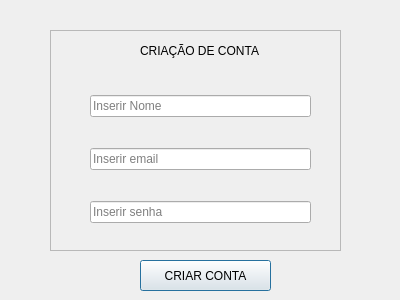
<?xml version="1.0" encoding="UTF-8"?>
<ui version="4.0">
 <class>createaccountwindow</class>
 <widget class="QDialog" name="createaccountwindow">
  <property name="geometry">
   <rect>
    <x>0</x>
    <y>0</y>
    <width>400</width>
    <height>300</height>
   </rect>
  </property>
  <property name="windowTitle">
   <string>Dialog</string>
  </property>
  <property name="styleSheet">
   <string notr="true"/>
  </property>
  <widget class="QFrame" name="frame">
   <property name="geometry">
    <rect>
     <x>50</x>
     <y>30</y>
     <width>291</width>
     <height>221</height>
    </rect>
   </property>
   <property name="styleSheet">
    <string notr="true"/>
   </property>
   <property name="frameShape">
    <enum>QFrame::Shape::StyledPanel</enum>
   </property>
   <property name="frameShadow">
    <enum>QFrame::Shadow::Raised</enum>
   </property>
   <widget class="QLabel" name="label">
    <property name="geometry">
     <rect>
      <x>90</x>
      <y>10</y>
      <width>141</width>
      <height>21</height>
     </rect>
    </property>
    <property name="styleSheet">
     <string notr="true"/>
    </property>
    <property name="text">
     <string>CRIAÇÃO DE CONTA</string>
    </property>
   </widget>
   <widget class="QWidget" name="layoutWidget">
    <property name="geometry">
     <rect>
      <x>40</x>
      <y>40</y>
      <width>221</width>
      <height>181</height>
     </rect>
    </property>
    <layout class="QVBoxLayout" name="verticalLayout">
     <item>
      <widget class="QLineEdit" name="lineEdit_username">
       <property name="styleSheet">
        <string notr="true"/>
       </property>
       <property name="placeholderText">
        <string>Inserir Nome</string>
       </property>
      </widget>
     </item>
     <item>
      <widget class="QLineEdit" name="lineEdit_email">
       <property name="styleSheet">
        <string notr="true"/>
       </property>
       <property name="placeholderText">
        <string>Inserir email</string>
       </property>
      </widget>
     </item>
     <item>
      <widget class="QLineEdit" name="lineEdit_password">
       <property name="styleSheet">
        <string notr="true"/>
       </property>
       <property name="placeholderText">
        <string>Inserir senha</string>
       </property>
      </widget>
     </item>
    </layout>
   </widget>
  </widget>
  <widget class="QPushButton" name="pushButton_CreatAccount">
   <property name="geometry">
    <rect>
     <x>140</x>
     <y>260</y>
     <width>131</width>
     <height>31</height>
    </rect>
   </property>
   <property name="styleSheet">
    <string notr="true"/>
   </property>
   <property name="text">
    <string>CRIAR CONTA</string>
   </property>
  </widget>
 </widget>
 <resources/>
 <connections/>
</ui>
